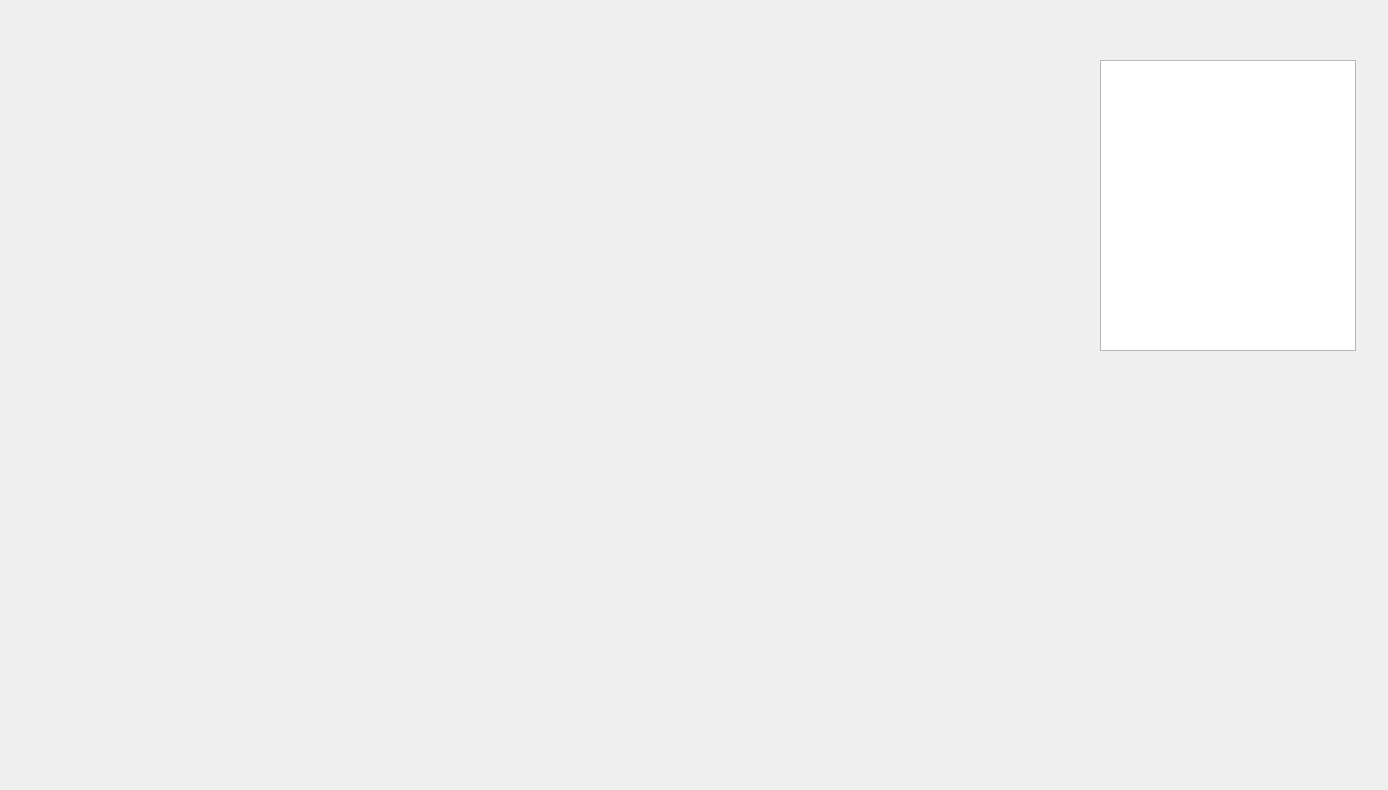
<?xml version="1.0" encoding="UTF-8"?>
<ui version="4.0">
 <class>KChart</class>
 <widget class="QWidget" name="KChart">
  <property name="geometry">
   <rect>
    <x>0</x>
    <y>0</y>
    <width>1388</width>
    <height>790</height>
   </rect>
  </property>
  <property name="windowTitle">
   <string>Form</string>
  </property>
  <widget class="QCustomPlot" name="widget" native="true">
   <property name="geometry">
    <rect>
     <x>60</x>
     <y>40</y>
     <width>1011</width>
     <height>621</height>
    </rect>
   </property>
  </widget>
  <widget class="QTextBrowser" name="textBrowser">
   <property name="geometry">
    <rect>
     <x>1100</x>
     <y>60</y>
     <width>256</width>
     <height>291</height>
    </rect>
   </property>
   <property name="styleSheet">
    <string notr="true">font: 12pt &quot;Arial&quot;;</string>
   </property>
  </widget>
 </widget>
 <customwidgets>
  <customwidget>
   <class>QCustomPlot</class>
   <extends>QWidget</extends>
   <header location="global">qcustomplot.h</header>
   <container>1</container>
  </customwidget>
 </customwidgets>
 <resources/>
 <connections/>
</ui>
